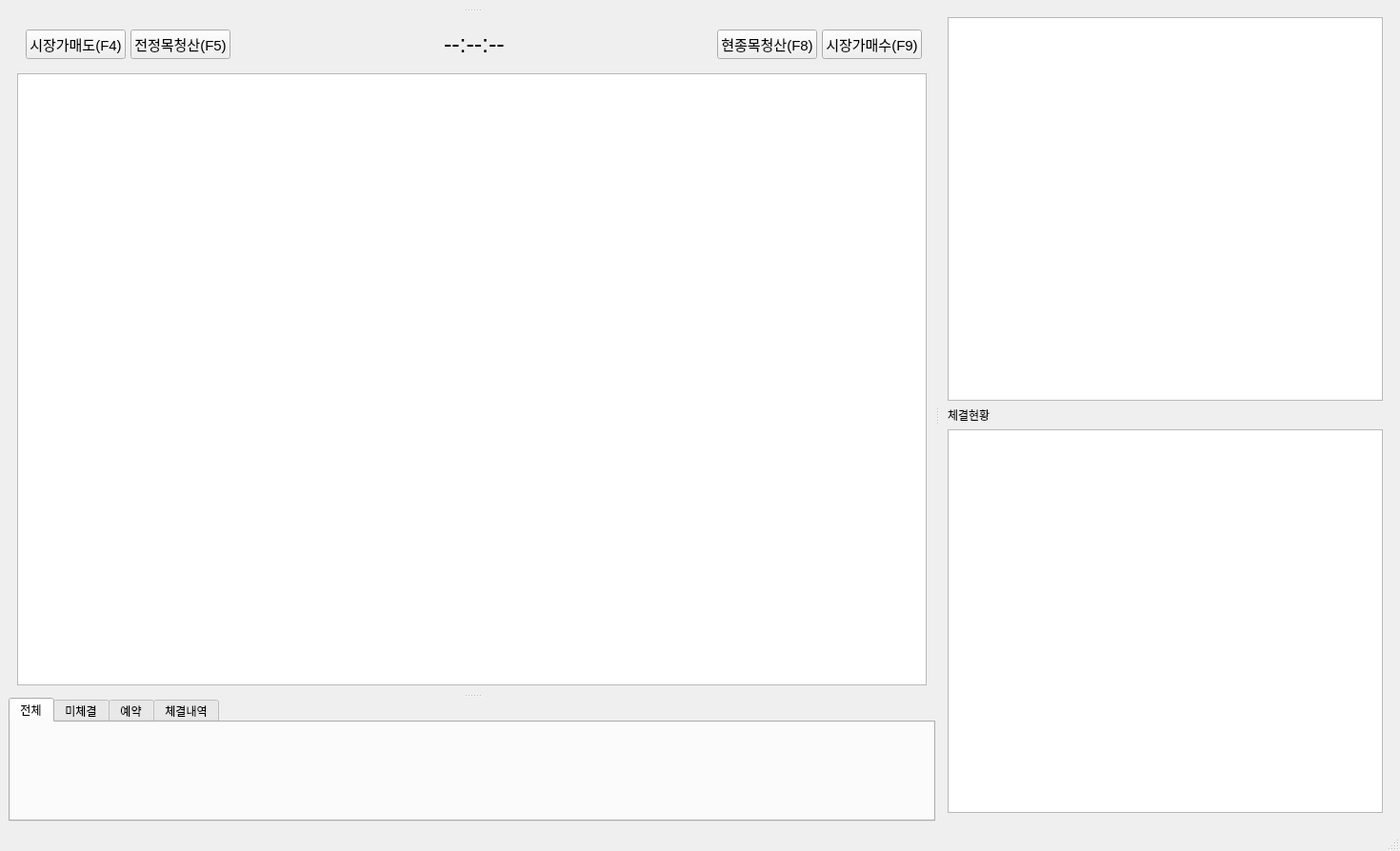
<?xml version="1.0" encoding="UTF-8"?>
<ui version="4.0">
 <class>MainWindow</class>
 <widget class="QMainWindow" name="MainWindow">
  <property name="geometry">
   <rect>
    <x>0</x>
    <y>0</y>
    <width>1470</width>
    <height>894</height>
   </rect>
  </property>
  <property name="windowTitle">
   <string>HTS Client</string>
  </property>
  <widget class="QWidget" name="centralwidget">
   <layout class="QVBoxLayout" name="rootLayout">
    <item>
     <layout class="QHBoxLayout" name="topBarLayout"/>
    </item>
    <item>
     <widget class="QSplitter" name="splitterRoot">
      <property name="orientation">
       <enum>Qt::Horizontal</enum>
      </property>
      <widget class="QWidget" name="leftWidget">
       <layout class="QVBoxLayout" name="leftLayout">
        <item>
         <widget class="QSplitter" name="splitterLeft">
          <property name="orientation">
           <enum>Qt::Vertical</enum>
          </property>
          <widget class="QSplitter" name="splitterTop">
           <property name="orientation">
            <enum>Qt::Horizontal</enum>
           </property>
          </widget>
          <widget class="QFrame" name="orderbookContainer">
           <layout class="QVBoxLayout" name="orderbookLayout">
            <item>
             <widget class="QFrame" name="orderbookControlBar">
              <property name="font">
               <font>
                <pointsize>19</pointsize>
               </font>
              </property>
              <layout class="QVBoxLayout" name="orderbookControlLayout">
               <property name="spacing">
                <number>5</number>
               </property>
               <property name="rightMargin">
                <number>5</number>
               </property>
               <item>
                <layout class="QGridLayout" name="accountSummaryLayout"/>
               </item>
               <item>
                <layout class="QHBoxLayout" name="middleLayout">
                 <item>
                  <widget class="QPushButton" name="btnMarketSell">
                   <property name="font">
                    <font>
                     <pointsize>11</pointsize>
                    </font>
                   </property>
                   <property name="text">
                    <string>시장가매도(F4)</string>
                   </property>
                  </widget>
                 </item>
                 <item>
                  <widget class="QPushButton" name="btnCloseAll">
                   <property name="font">
                    <font>
                     <pointsize>11</pointsize>
                    </font>
                   </property>
                   <property name="text">
                    <string>전정목청산(F5)</string>
                   </property>
                  </widget>
                 </item>
                 <item>
                  <spacer>
                   <property name="orientation">
                    <enum>Qt::Horizontal</enum>
                   </property>
                   <property name="sizeHint" stdset="0">
                    <size>
                     <width>13</width>
                     <height>13</height>
                    </size>
                   </property>
                  </spacer>
                 </item>
                 <item>
                  <layout class="QHBoxLayout" name="clockLayout">
                   <item>
                    <widget class="QLabel" name="labelClock">
                     <property name="text">
                      <string>--:--:--</string>
                     </property>
                    </widget>
                   </item>
                  </layout>
                 </item>
                 <item>
                  <spacer>
                   <property name="orientation">
                    <enum>Qt::Horizontal</enum>
                   </property>
                   <property name="sizeHint" stdset="0">
                    <size>
                     <width>13</width>
                     <height>13</height>
                    </size>
                   </property>
                  </spacer>
                 </item>
                 <item>
                  <widget class="QPushButton" name="btnCloseSymbol">
                   <property name="font">
                    <font>
                     <pointsize>11</pointsize>
                    </font>
                   </property>
                   <property name="text">
                    <string>현종목청산(F8)</string>
                   </property>
                  </widget>
                 </item>
                 <item>
                  <widget class="QPushButton" name="btnMarketBuy">
                   <property name="font">
                    <font>
                     <pointsize>11</pointsize>
                    </font>
                   </property>
                   <property name="text">
                    <string>시장가매수(F9)</string>
                   </property>
                  </widget>
                 </item>
                </layout>
               </item>
              </layout>
             </widget>
            </item>
            <item>
             <widget class="QTableWidget" name="tableOrderbook">
              <property name="maximumSize">
               <size>
                <width>16777215</width>
                <height>16777208</height>
               </size>
              </property>
             </widget>
            </item>
           </layout>
          </widget>
          <widget class="QTabWidget" name="bottomTabs">
           <property name="tabPosition">
            <enum>QTabWidget::North</enum>
           </property>
           <property name="currentIndex">
            <number>0</number>
           </property>
           <widget class="QWidget" name="tabPositions">
            <property name="maximumSize">
             <size>
              <width>16777208</width>
              <height>16777215</height>
             </size>
            </property>
            <property name="baseSize">
             <size>
              <width>0</width>
              <height>6</height>
             </size>
            </property>
            <attribute name="title">
             <string>전체</string>
            </attribute>
            <layout class="QVBoxLayout" name="positionsLayout"/>
           </widget>
           <widget class="QWidget" name="tabAccount">
            <attribute name="title">
             <string>미체결</string>
            </attribute>
            <layout class="QVBoxLayout" name="accountLayout"/>
           </widget>
           <widget class="QWidget" name="tabOpenOrders">
            <attribute name="title">
             <string>예약</string>
            </attribute>
            <layout class="QVBoxLayout" name="reservationLayout"/>
           </widget>
           <widget class="QWidget" name="tabTrades">
            <attribute name="title">
             <string>체결내역</string>
            </attribute>
            <layout class="QVBoxLayout" name="tradesTabLayout"/>
           </widget>
          </widget>
         </widget>
        </item>
       </layout>
      </widget>
      <widget class="QFrame" name="rightPanel">
       <layout class="QVBoxLayout" name="rightPanelLayout">
        <item>
         <widget class="QTableWidget" name="tableWatchlist"/>
        </item>
        <item>
         <widget class="QLabel" name="label">
          <property name="text">
           <string>체결현황</string>
          </property>
         </widget>
        </item>
        <item>
         <widget class="QTableWidget" name="tableTimeSales"/>
        </item>
       </layout>
       <widget class="QFrame" name="orderPanelBody">
        <property name="geometry">
         <rect>
          <x>0</x>
          <y>0</y>
          <width>24</width>
          <height>24</height>
         </rect>
        </property>
        <property name="visible">
         <bool>false</bool>
        </property>
        <layout class="QVBoxLayout" name="orderPanelBodyLayout"/>
       </widget>
      </widget>
     </widget>
    </item>
   </layout>
  </widget>
  <widget class="QStatusBar" name="statusbar"/>
 </widget>
 <resources/>
 <connections/>
</ui>
